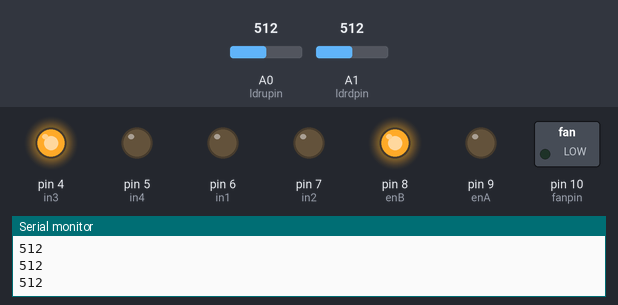
Simulated run of this sketch. Board: Arduino Uno, built with avr-gcc and run on an emulated ATmega328P. Parts: switched loads named in the sketch (green lamp = pin HIGH), output pins drawn as LEDs (lit = HIGH), the last lines printed to the serial monitor. The test bench sets the inputs (shaded band); at power-on: A1 (ldrdpin) = 512, A0 (ldrupin) = 512.

Above: at 1.2 s.
1.3 s: A1 (ldrdpin) set to 111
4.3 s: A1 (ldrdpin) set to 94
At 5.7 s:
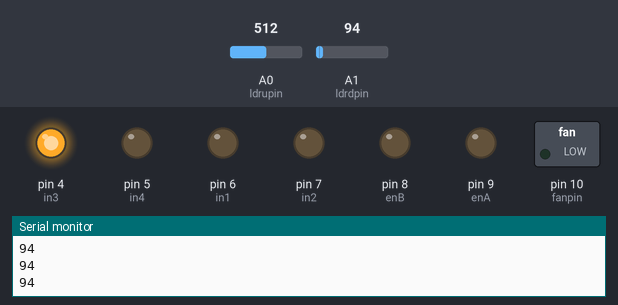
6.0 s: A1 (ldrdpin) set to 17
7.5 s: A1 (ldrdpin) set to 14
At 7.9 s:
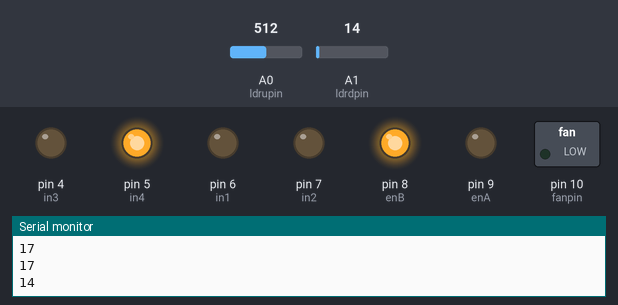
10.5 s: A1 (ldrdpin) set to 110
At 10.74 s:
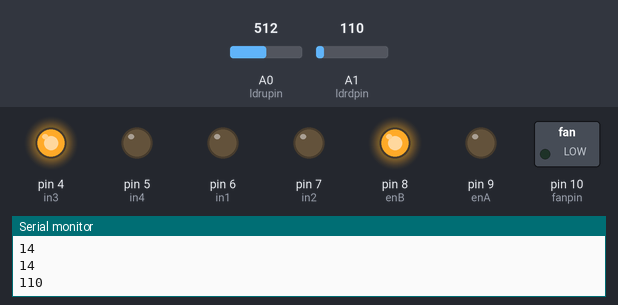
13.5 s: A1 (ldrdpin) set to 90
At 15.0 s:
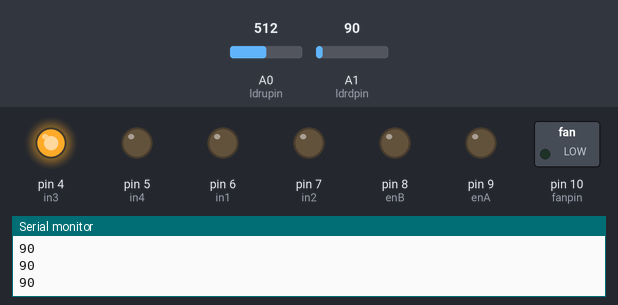
Timing chart, 0 to 16.1 s (numbered marks = the images above; inputs shaded):
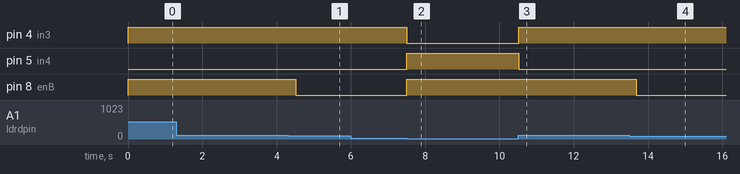

The sketch:

sketch_mar04a.ino
```cpp
#define enA 9
#define in1 6
#define in2 7
#define enB 8
#define in3 4
#define in4 5
#define fanpin 10
#define ldrupin A0
#define ldrdpin A1
int ldru=0,ldrd=0,curr=0;
boolean clothes = true;
void setup() {
  pinMode(enA, OUTPUT);
  pinMode(enB, OUTPUT);
  pinMode(in1, OUTPUT);
  pinMode(in2, OUTPUT);
  pinMode(in3, OUTPUT);
  pinMode(in4, OUTPUT);
  pinMode(fanpin,OUTPUT);
  digitalWrite(fanpin,LOW);
  digitalWrite(enA, LOW);
  digitalWrite(enB, LOW);
  digitalWrite(in1, LOW);
  digitalWrite(in2, LOW);
  digitalWrite(in3, LOW);
  digitalWrite(in4, LOW);
  Serial.begin(9600);
}
void clockw(){
  digitalWrite(enA,HIGH);
  digitalWrite(in1, HIGH);
  digitalWrite(in2, LOW);
}
void anticlw(){
  digitalWrite(enA,HIGH);
  digitalWrite(in1, LOW);
  digitalWrite(in2, HIGH);
}
void dow(){
  digitalWrite(enB,HIGH);
  digitalWrite(in3, LOW);
  digitalWrite(in4, HIGH);
    delay(500);
  digitalWrite(enB,LOW);
}
void up(){
  digitalWrite(enB,HIGH);
  digitalWrite(in4, LOW);
  digitalWrite(in3, HIGH);
    delay(450);
   digitalWrite(enB,LOW);
}
boolean israin(String s){
  for(int i=0;i<s.length()-3;++i){
    if(s[i]=='R'&&s[i+1]=='a'&&s[i+2]=='i'&&s[i+3]=='n')
      return false;
  }
  return true;
}
void light(){
 /*if(ldru>ldrd && curr==1  && ldrd<=15){
  dow();
 //anticlw();
  curr=0;
  //delay(250);
  digitalWrite(enB,LOW);
 }
 else if(ldru<ldrd && curr==0 && ldrd-ldru>=100){
  up();
  //clockw();
  curr=1;
  //delay(250);
  digitalWrite(enB,LOW);
 }*/
 if(ldrd>100){
  up();
 }
 else if(ldrd<=15){
  dow();
 }
}
void loop() {
  String s="{cod:200,message:0.0059,cnt:40,list:[{dt:1551711600,main:{temp:290.05,temp_min:289.647,temp_max:290.05,pressure:1009.31,sea_level:1009.31,grnd_level:984.39,humidity:79,temp_kf:0.41},weather:[{id:500,main:Rain,description:light rain,icon:10n}],clouds:{all:36},wind:{speed:4,deg:337.501},rain:{3h:0.27},sys:{pod:n},dt_txt:2019-03-04 15:00:00},{dt:1551722400,main:";
  String s1="{cod:200,message:0.0059,cnt:40,list:[{dt:1551711600,main:{temp:290.05,temp_min:289.647,temp_max:290.05,pressure:1009.31,sea_level:1009.31,grnd_level:984.39,humidity:79,temp_kf:0.41},weather:[{id:500,main:ain,description:light rain,icon:10n}],clouds:{all:36},wind:{speed:4,deg:337.501},rain:{3h:0.27},sys:{pod:n},dt_txt:2019-03-04 15:00:00},{dt:1551722400,main:" ;
 //Serial.println("Curr: "+curr);
 if(israin(s)){
  clockw();
  digitalWrite(fanpin,HIGH);
  delay(3000);
 // digitalWrite(enA,LOW);
  delay(10000);
  digitalWrite(enA,LOW);
  digitalWrite(fanpin,LOW);
  delay(3000);
  digitalWrite(enA,LOW);
  delay(10000);
 }
 ldru = analogRead(ldrupin);
 ldrd = analogRead(ldrdpin);
 Serial.println(ldrd);
 light();

}
```

Measured:
- the behaviour switches between 101 and 100 on A1 (ldrdpin) (found by bisection; images 0 and 1)
- the behaviour switches between 16 and 15 on A1 (ldrdpin) (found by bisection; images 1 and 2)
- after the input at 4.3 s, pin 8 (enB): HIGH → LOW after 0.22 s
- after the input at 7.5 s, pin 4 (in3): HIGH → LOW at once; pin 5 (in4), pin 8 (enB): LOW → HIGH at once
- after the input at 10.5 s, pin 4 (in3): LOW → HIGH at once; pin 5 (in4): HIGH → LOW at once
- after the input at 13.5 s, pin 8 (enB): HIGH → LOW after 0.18 s
